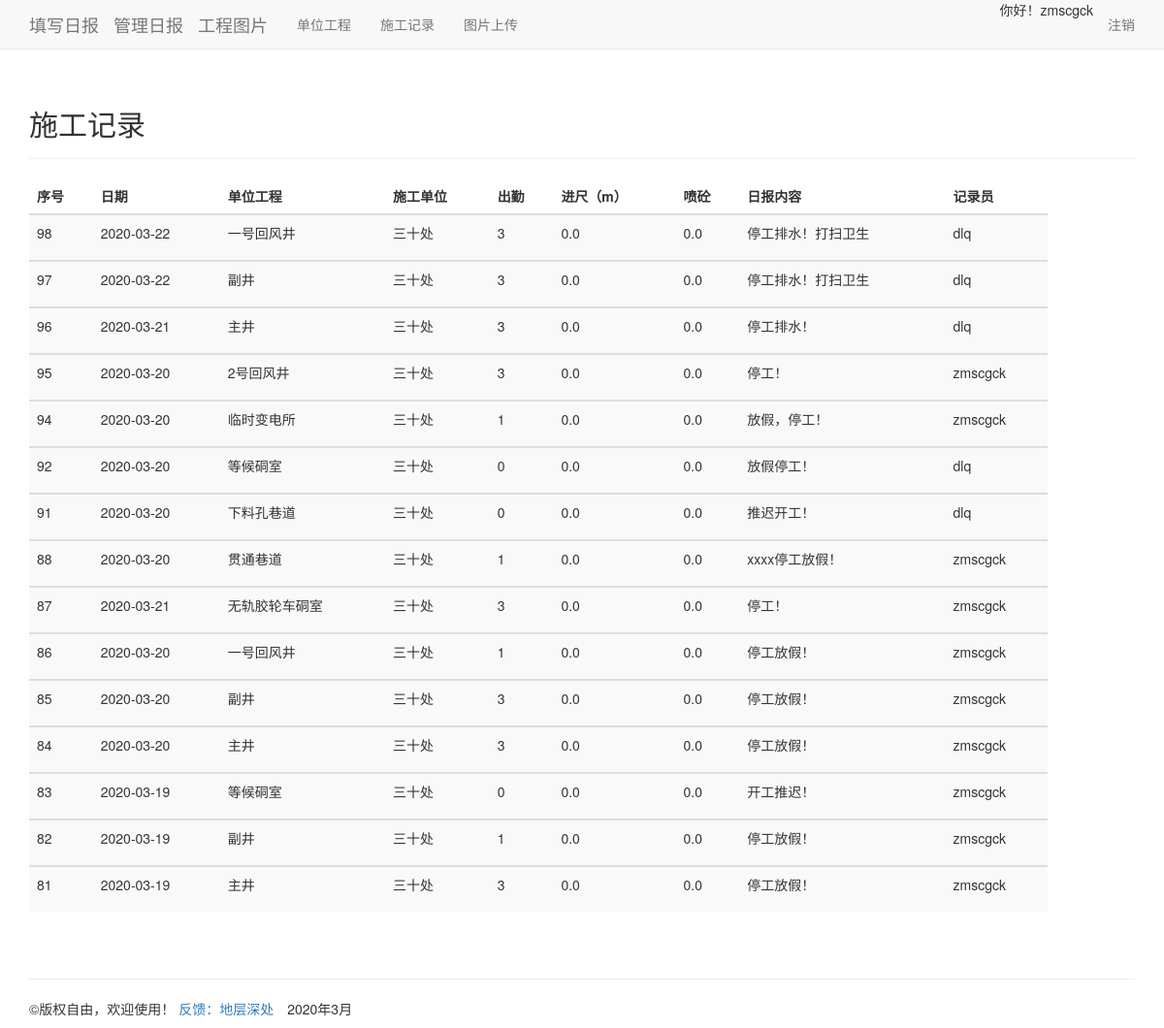
/entries/ (signed in), run on the app's committed database.
### note/models.py (models this page shows, shortened)
class Entry(models.Model):
    topic = models.ForeignKey(Topic, on_delete=models.CASCADE, verbose_name='工程名称')
    company = models.ForeignKey(Group, on_delete=models.CASCADE, verbose_name='施工单位')
    owner = models.ForeignKey(User, on_delete=models.CASCADE, verbose_name='记录人')
    text = models.TextField(verbose_name='施工日报')
    date_added = models.DateField(default=timezone.now, verbose_name='施工日期')
    '''增加日报细分内容'''
    worker = models.IntegerField(verbose_name='出勤人数')
    footage = models.FloatField(default=0, verbose_name='进尺')
    rock = models.FloatField(default=0, verbose_name='出矸量')
    water = models.FloatField(default=0, verbose_name='排水量')
    cement = models.FloatField(default=0, verbose_name='喷砼')
    class Meta:
        verbose_name = '施工日报'
        verbose_name_plural = '施工日报'

class Topic(models.Model):
    text = models.CharField(max_length=200,
                            verbose_name='工程名称')
    date_added = models.DateField(default=timezone.now)
    company = models.ForeignKey(Group, on_delete=models.CASCADE,
                                verbose_name='施工单位')
    owner = models.ManyToManyField(User, verbose_name="管理员")
    '''增加单位工程属性'''
    quantity = models.FloatField(default=0, verbose_name='工 程 量')
    character = models.CharField(max_length=255, verbose_name='技术特征')
    start_time = models.DateField(default=timezone.now, verbose_name='开工时间')
    end_time = models.DateField(default=timezone.now, verbose_name='完工时间')
    days = models.IntegerField(default=0, verbose_name='工期(天)')
    class Meta:
        verbose_name = '单位工程'
        verbose_name_plural = '单位工程'
    def __str__(self):
        return self.text

### note/views.py (the view)
# urls.py: path('entries/', views.entries, name='entries'),
@login_required
def entries(request):
    entries = Entry.objects.order_by('-date_added').order_by('-id')[0:15]
    context = {'entries': entries}
    return render(request, 'note/entries.html', context)

### note/templates/note/entries.html
{% extends "note/base.html" %}
{% load bootstrap3 %}
{% block header %}
<h2>施工记录</h2>
{% endblock header %}
{% block content %}
    <div class="row" >
      <div class="col-md-8" style="width: 1080px;">
        <table class="table table-striped">
          <thead>
            <tr>
              <th>序号</th>
              <th>日期</th>
              <th>单位工程</th>
              <th>施工单位</th>
              <th>出勤</th>
              <th>进尺（m）</th>
              <th>喷砼</th>
              <th>日报内容</th>
              <th>记录员</th>
            </tr>
          </thead>
          <tbody>
        {% for entry in entries %}
        <tr>
          <td>{{ entry.id }}</td>
          <td>{{entry.date_added|date:'Y-m-d'}}</td>
          <td>{{entry.topic}}</td>
          <td>{{ entry.company }}</td>
          <td>{{ entry.worker }}</td>
          <td>{{ entry.footage }}</td>
          <td>{{ entry.cement }}</td>
          <td>{{entry.text|linebreaks}}</td>
          <td>{{ entry.owner }}</td>
        </tr>
          </tbody>
        {% empty %}
         <a href=" {% url 'note:new_entries' %}">请填写日报</a>
        {% endfor %}
        </table>
      </div>
    </div>
{% endblock content %}

### note/templates/note/base.html (shortened to what this page needs)
{% load bootstrap3 %}
<!DOCTYPE html>
<html lang="zh-cn">
    <head>
        {% bootstrap_css %}
    </head>
<body>
<nav class="navbar navbar-default navbar-static-top">
    <div class="container">
        <div class="navbar-header">
            <a class="navbar-brand" href="{% url 'note:new_entries' %}"> 填写日报</a> <a class="navbar-brand" href="{% url 'note:admin' %}"> 管理日报</a><a class="navbar-brand" href="{% url 'img_db:show' %}"> 工程图片</a>
         </div>
        <div id="navbar" class="navbar-collapse collapse">
          <ul class="nav navbar-nav">
            <li><a href=" {% url 'note:topics' %}"> 单位工程 </a></li>
             <li><a href=" {% url 'note:entries' %}"> 施工记录 </a></li>
             <li><a href=" {% url 'img_db:upload' %}"> 图片上传 </a></li>
            </ul>
            <ul class="nav navbar-nav navbar-right">
                {% if user.is_authenticated %}
                <li>你好！{{ user.username }}</li>
                <li><a href="{% url 'users:logout' %}">注销
                      </a></li>
                {% else %}
                <li><a href="{% url 'users:register' %}">请注册
                       </a></li>
                  <li><a href="{% url 'users:login' %}">请登录
                        </a></li>
                  {% endif %}
                </ul>
            </div>
    </div>
</nav>
<div class="container">
 <div class="page-header">
     {% block header %}{% endblock header %}
 </div>
 <div>
    {% block content %}{% endblock content %}
 </div>
 </div>
    <div class="container theme-showcase" role="main">
      <div class="page-header">
      </div>
      <footer class="footer">
        <p>&copy;版权自由，欢迎使用！ <a href="mailto:3357025409@qq.com">反馈：地层深处</a>&emsp;2020年3月</p>
      </footer>
    </div>

### data on the page
Entry: id "98", date_added "2020-03-22", topic "一号回风井", company "三十处", worker "3", footage "0.0", cement "0.0", text "停工排水！打扫卫生", owner "dlq"
Entry: id "97", date_added "2020-03-22", topic "副井", company "三十处", worker "3", footage "0.0", cement "0.0", text "停工排水！打扫卫生", owner "dlq"
Entry: id "96", date_added "2020-03-21", topic "主井", company "三十处", worker "3", footage "0.0", cement "0.0", text "停工排水！", owner "dlq"
Entry: id "95", date_added "2020-03-20", topic "2号回风井", company "三十处", worker "3", footage "0.0", cement "0.0", text "停工！", owner "zmscgck"
Entry: id "94", date_added "2020-03-20", topic "临时变电所", company "三十处", worker "1", footage "0.0", cement "0.0", text "放假，停工！", owner "zmscgck"
Entry: id "92", date_added "2020-03-20", topic "等候硐室", company "三十处", worker "0", footage "0.0", cement "0.0", text "放假停工！", owner "dlq"
Entry: id "91", date_added "2020-03-20", topic "下料孔巷道", company "三十处", worker "0", footage "0.0", cement "0.0", text "推迟开工！", owner "dlq"
Entry: id "88", date_added "2020-03-20", topic "贯通巷道", company "三十处", worker "1", footage "0.0", cement "0.0", text "xxxx停工放假！", owner "zmscgck"
Entry: id "87", date_added "2020-03-21", topic "无轨胶轮车硐室", company "三十处", worker "3", footage "0.0", cement "0.0", text "停工！", owner "zmscgck"
Entry: id "86", date_added "2020-03-20", topic "一号回风井", company "三十处", worker "1", footage "0.0", cement "0.0", text "停工放假！", owner "zmscgck"
Entry: id "85", date_added "2020-03-20", topic "副井", company "三十处", worker "3", footage "0.0", cement "0.0", text "停工放假！", owner "zmscgck"
Entry: id "84", date_added "2020-03-20", topic "主井", company "三十处", worker "3", footage "0.0", cement "0.0", text "停工放假！", owner "zmscgck"
Entry: id "83", date_added "2020-03-19", topic "等候硐室", company "三十处", worker "0", footage "0.0", cement "0.0", text "开工推迟！", owner "zmscgck"
Entry: id "82", date_added "2020-03-19", topic "副井", company "三十处", worker "1", footage "0.0", cement "0.0", text "停工放假！", owner "zmscgck"
Entry: id "81", date_added "2020-03-19", topic "主井", company "三十处", worker "3", footage "0.0", cement "0.0", text "停工放假！", owner "zmscgck"

### other printed values
{{ user.username }} "zmscgck"
